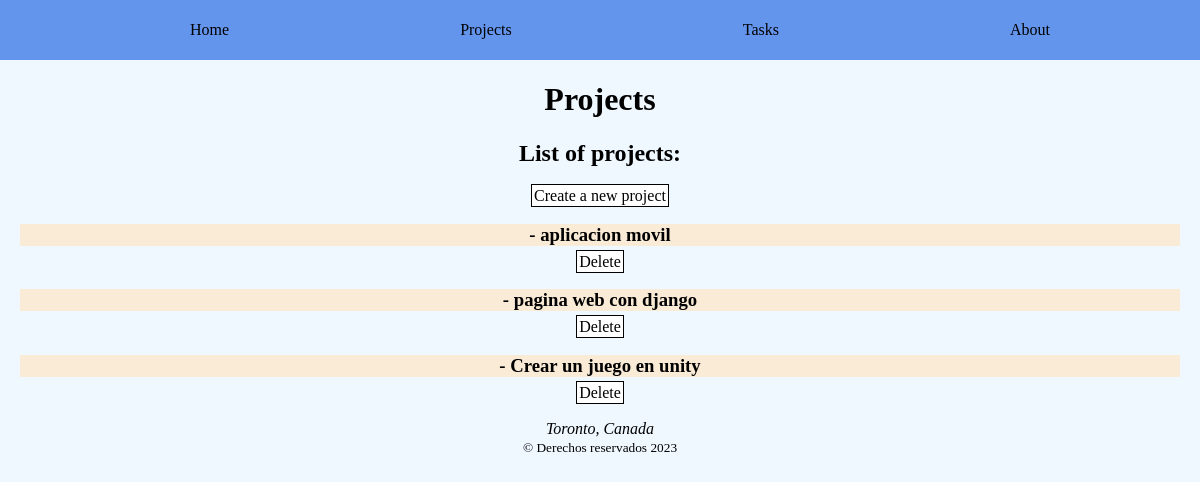
/projects/, run on the app's committed database.
### myapp/models.py (models this page shows, shortened)
class Project(models.Model): # creamos una tabla llamada Project en la base de datos
    name = models.CharField(max_length=200)

### myapp/views.py (the view)
# urls.py: path('projects/', views.projects, name="projects"),
def projects(request):
    projects = Project.objects.all()
    return render(request, "projects/projects.html", {'projects': projects})

### myapp/templates/projects/projects.html (shortened to what this page needs)
{% extends "layouts/base.html" %}
{% block header %}
<h1> Projects </h1>
{% endblock %}
{% block body %}
<h2> List of projects: </h2>
<a href="{% url 'create_project' %}" class="buttons"> Create a new project </a>
{% for project in projects %}
    <h3 class="card text_projects"><a href="{% url 'detail_project' project.id %}"> - {{ project.name }}</a></h3>
    <a href="{% url 'delete_project' project.id %}" class="buttons"> Delete </a>
{% endfor %}
{% endblock %}

### myapp/static/styles/main.css (style rules this page uses)
body { background-color: aliceblue; margin: auto; }
.card { background-color: antiquewhite; margin-bottom: 7px; }
.buttons { background-color: white; color: black; padding: 2px; margin: 0px 7px; border: 1px solid black; text-decoration: none; }
.text_projects a { color: black; text-decoration: none; }

### data on the page
Project: name "aplicacion movil"
Project: name "pagina web con django"
Project: name "Crear un juego en unity"
